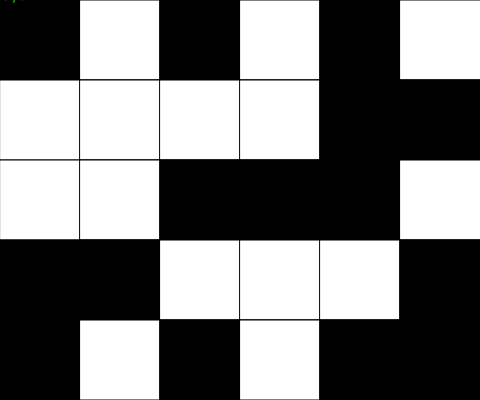
Frame 1 (no input)
Frame 60 (no input): identical to frame 1, image omitted
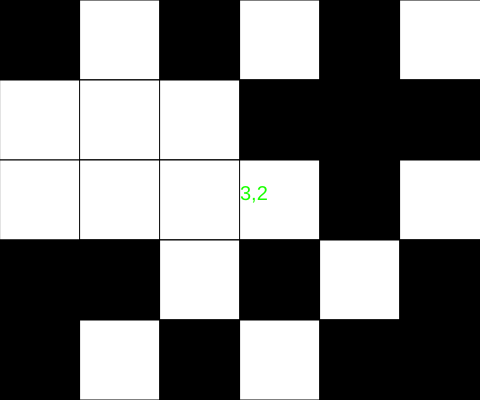
Frame 120 (the mouse pressed at the canvas centre since frame 60)

The p5.js sketch that drew these frames (run headless with seeded random() and noise() and a simulated clock; from frame 60 on, the mouse is pressed at the canvas centre):

// p5.js sketch
// ── sketch.js
// Puzzle game assignment
// Amaan Rehman
// 4/16/26


let grid = [
  [0, 0, 0, 255, 0, 255],
  [255, 0, 255, 0, 255, 0],
  [0, 0, 0, 0, 0, 255],
  [255, 255, 255, 255, 255, 0],
  [0, 255, 0, 0, 0, 255]
];
let rows = grid.length;
let cols = grid[0].length;
let tileSize = 80;

function setup() {
  createCanvas(cols * tileSize, rows * tileSize);
  randomizeGrid();
}


function draw() {
  background(200);
renderGrid();
textSize(20);
fill(25, 255, 0)
text(getCurrentX() + "," + getCurrentY(), mouseX, mouseY);

if(checkWin()){
  textSize(40);
  fill(25, 255, 0);
  textAlign(CENTER, CENTER);
  text("YOU WIN!", width/2, height/2);
}
}

function flip(x,y){
  if(grid[y][x] === 0) grid[y][x] = 255;
  else grid[y][x] = 0;
}
function mousePressed(){
  //shift click change
  
if (mouseX < width && mouseY < height){

    let x = getCurrentX();
    let y = getCurrentY();
    
    if(keyIsDown(SHIFT)){   
  flip(x, y);
    }
    else{
      flip(x,y);
    
  // IF THEY EXIST
  //FLIP THE CARDINAL(NSEW) neighbours
  if(x-1 >= 0) flip(x-1, y);  //LEFT
    if(x+1 > cols) flip(x+1, y);
  
   
    if(y-1 >= 0) flip(x, y-1);  //UP
  if(y+1 < rows) flip(x, y + 1);
}
}
}

function checkWin(){
  let first = grid[0][0];
  for(let y = 0; y < rows; y++){
    for(let x = 0; x < cols; x++){
      if(grid[y][x] != first){
        return false;

      }
    }
  }
  return true;
}

function getCurrentX(){
//DETERMINE THE CURRENT OF X
  let constrainedX = constrain(mouseX, 0, width - 1);
  return floor(constrainedX / tileSize);

  }
  
  function getCurrentY(){
    //DETERMINE THE CURRENT OF Y
      let constrainedY = constrain(mouseY, 0, height - 1);
      return floor(constrainedY / tileSize);
    
      }
      
function randomizeGrid(){
   for(let y = 0; y < rows; y++){  
    for(let x = 0; x < cols; x ++){ 
      if(random(1) < 0.5){
        grid[y][x] = 255;
      }
      else{
        grid[y][x] = 0;
      }
}
   }
  }
function renderGrid(){
  //interpret data stored in 2D array grid
  //and draw matrix of squares to reflect.
  for(let y = 0; y < rows; y++){  //y: 0 1 2 3 4
    for(let x = 0; x < cols; x ++){  //x: 0 1 2 3 4 5
      let fillColor = grid[y][x]
      fill(fillColor);
rect(x * tileSize, y * tileSize, tileSize * 2, tileSize);
    }
  }
}
